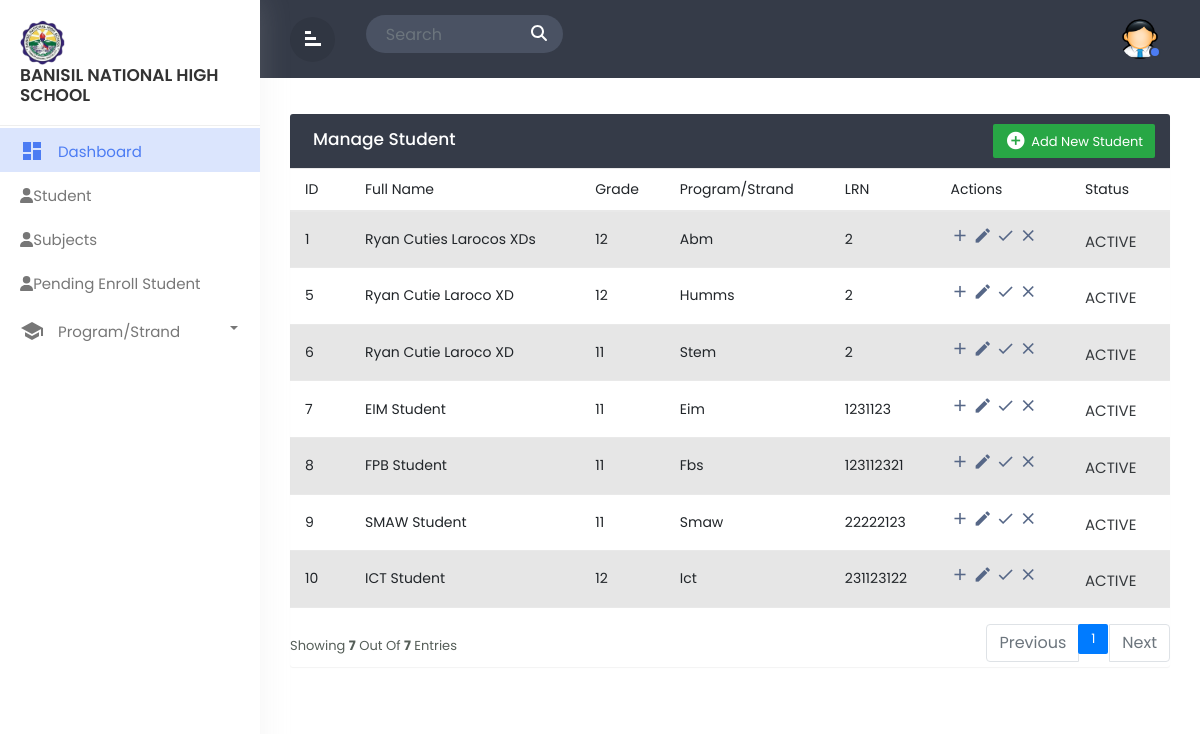
Screenshot of /admin_student.php with the database file from the repository.
### tables this page shows
CREATE TABLE `tbl_userinfo` (
  `user_id` int(11) NOT NULL,
  `firstname` varchar(244) NOT NULL,
  `middlename` varchar(244) NOT NULL,
  `lastname` varchar(244) NOT NULL,
  `suffix` varchar(244) NOT NULL,
  `gender` varchar(244) NOT NULL,
  `birthday` date NOT NULL,
  `age` int(11) NOT NULL
);

CREATE TABLE `tbl_enrollment` (
  `enrollment_id` int(11) NOT NULL,
  `userinfo_id` int(11) NOT NULL,
  `admit_type` varchar(244) NOT NULL,
  `grade` varchar(244) NOT NULL,
  `program` varchar(244) NOT NULL,
  `term` varchar(244) NOT NULL,
  `lrn` int(11) NOT NULL,
  `lsa` varchar(244) NOT NULL
);

### admin_student.php (the view, shortened to what this page needs)
<!doctype html>
<html lang="en">
  <head>
        <link href="https://cdn.jsdelivr.net/npm/bootstrap@5.2.3/dist/css/bootstrap.min.css" rel="stylesheet">
        <link rel="stylesheet" href="css/bootstrap.min.css">
        <link rel="stylesheet" href="css/custom.css">
  </head>
  <body>
<div class="wrapper">
         <nav id="sidebar">
            <div class="sidebar-header">
                <h3><img src="img/logo.png" class="img-fluid"/><br>Banisil National High School</br></h3>
            </div>
            <ul class="list-unstyled components">
			<li  class="active">
                    <a href="admin_dashboard.php" class="dashboard"><i class="material-icons">dashboard</i>
					<span>Dashboard</span></a>
                </li>
                <li class="">
                    <a href="admin_student.php"><i class="fas fa-user"></i><span>Student</span></a>
                </li>
                <li class="">
                    <a href="admin_subject.php"><i class="fas fa-user"></i><span>Subjects</span></a>
                </li>
                <li class="">
                    <a href="admin_pending.php"><i class="fas fa-user"></i><span>Pending Enroll Student</span></a>
                </li>
                <li class="dropdown">
                    <a href="#homeSubmenu1" data-toggle="collapse" aria-expanded="false" class="dropdown-toggle">
                        <i class="material-icons">school</i> Program/Strand
                    </a>
                </li>
                    </ul>
        </nav>
		<div id="content">
		   <div class="top-navbar">
		      <div class="xp-topbar">
                <div class="row">
                    <div class="col-2 col-md-1 col-lg-1 order-2 order-md-1 align-self-center">
                        <div class="xp-menubar">
                               <span class="material-icons text-white">signal_cellular_alt
							   </span>
                         </div>
                    </div>
                    <div class="col-md-5 col-lg-3 order-3 order-md-2">
                      <div class="xp-searchbar">
                        <form>
                          <div class="input-group">
                            <input type="search" class="form-control" placeholder="Search" id="searchInput">
                            <div class="input-group-append">
                              <button class="btn" type="submit" id="searchButton">
                                <i class="fas fa-search"></i>
                              </button>
                            </div>
                          </div>
                        </form>
                      </div>
                    </div>
                    <div class="col-10 col-md-6 col-lg-8 order-1 order-md-3">
                        <div class="xp-profilebar text-right">
                    <nav class="navbar p-0">
                              <ul class="nav navbar-nav flex-row ml-auto">
                                  <li class="nav-item dropdown">
                                      <a class="nav-link" href="#" data-toggle="dropdown">
                      <img src="img/admin.png" style="width:40px; border-radius:50%;"/>
                      <span class="xp-user-live"></span>
                      </a>
                          </li>
                      </ul>
                    </nav>
                        </div>
                    </div>
                </div>
            </div>
		   </div>
		   <div class="main-content">
			  <div class="row">
				<div class="col-md-12">
				<div class="table-wrapper">
    <div class="table-title">
      <div class="row">
        <div class="col-sm-6 p-0 d-flex justify-content-lg-start justify-content-center">
          <h2 class="ml-lg-2">Manage Student</h2>
        </div>
        <div class="col-sm-6 p-0 d-flex justify-content-lg-end justify-content-center">
          <a href="#addEmployeeModal" class="btn btn-success" data-toggle="modal">
		  <i class="material-icons">&#xE147;</i> <span>Add New Student</span></a>
        </div>
      </div>
    </div>
    <?php
      include 'dbcon.php';
      $limit = 10;
      $page = isset($_GET['page']) ? $_GET['page'] : 1;
      $sqlCount = "SELECT COUNT(*) AS total FROM tbl_userinfo
             JOIN tbl_user_level ON tbl_user_level.user_level_id = tbl_userinfo.user_id
             WHERE tbl_user_level.level = 'STUDENT'";
      $resultCount = mysqli_query($conn, $sqlCount);
      $rowCount = mysqli_fetch_assoc($resultCount)['total'];
      $totalPages = ceil($rowCount / $limit);
      $offset = ($page - 1) * $limit;
      $sql = "SELECT tbl_userinfo.user_id, tbl_userinfo.firstname, tbl_userinfo.middlename, tbl_userinfo.lastname, tbl_userinfo.suffix, tbl_enrollment.userinfo_id, tbl_enrollment.admit_type, tbl_enrollment.grade, tbl_enrollment.program, tbl_enrollment.term, tbl_enrollment.lrn, tbl_enrollment.lsa, tbl_user_status.status, tbl_user_level.level
              FROM tbl_userinfo
              JOIN tbl_enrollment ON tbl_userinfo.user_id = tbl_enrollment.userinfo_id
              JOIN tbl_user_status ON tbl_userinfo.user_id = tbl_user_status.userinfo_id
              JOIN tbl_user_level ON tbl_userinfo.user_id = tbl_user_level.userinfo_id
              WHERE tbl_user_level.level = 'STUDENT'
              LIMIT $limit OFFSET $offset";
      $result = mysqli_query($conn, $sql);
      ?>
      <table class="table table-striped table-hover" id="student_table">
        <thead>
          <tr>
            <th>ID</th>
            <th>Full Name</th>
            <th>Grade</th>
            <th>Program/Strand</th>
            <th>LRN</th>
            <th>Actions</th>
            <th>Status</th>
          </tr>
        </thead>
        <tbody>
          <?php foreach ($result as $row): ?>
          <tr>
            <td><?php echo $row['user_id'] ?></td>
            <td><?php echo $row['firstname'] . ' ' . $row['middlename'] . ' ' . $row['lastname'] . ' ' . $row['suffix']; ?></td>
            <td><?php echo $row['grade']; ?></td>
            <td><?php echo $row['program']; ?></td>
            <td><?php echo $row['lrn'] ?></td>
            <td>
            <a href="admin_student_add_account.php?user_id=<?php echo $row['user_id']?>&userinfo_id=<?php echo $row['userinfo_id']?>" class="edit">
                <i class="material-icons" data-toggle="tooltip" title="Add Student Account">add</i>
            </a>
            <a href="admin_student_edit.php?user_id=<?php echo $row['user_id']?>&userinfo_id=<?php echo $row['userinfo_id']?>" class="confirm">
                <i class="material-icons" data-toggle="tooltip" title="Edit">create</i>
            </a>
            <a href="admin_student_activate.php?user_id=<?php echo $row['user_id']?>" class="confirm">
                <i class="material-icons" data-toggle="tooltip" title="Confirm">&#xE5CA;</i>
            </a>
            <a href="admin_student_deactivate.php?user_id=<?php echo $row['user_id']?>" class="decline">
                <i class="material-icons" data-toggle="tooltip" title="Decline">&#xE5CD;</i>
            </a>
            </td>
            <td>
            <?php
            if($row['status'] == 1){
              echo '<span class="active">ACTIVE</span>';
            } else {
              echo '<span class="inactive">INACTIVE</span>';
            }
            ?>
            </td>
          </tr>
          <?php endforeach; ?>
        </tbody>
      </table>
<div class="clearfix">
<div class="hint-text">Showing <b><?php echo mysqli_num_rows($result) ?></b> out of <b><?php echo mysqli_num_rows($result) ?></b> entries</div>
  <ul class="pagination">
    <?php if ($page > 1): ?>
      <li class="page-item"><a href="?page=<?php echo ($page - 1) ?>" class="page-link">Previous</a></li>
    <?php else: ?>
      <li class="page-item disabled"><span class="page-link">Previous</span></li>
    <?php endif; ?>
    <?php for ($i = 1; $i <= $totalPages; $i++): ?>
      <li class="page-item <?php if ($i == $page) echo 'active' ?>">
        <a href="?page=<?php echo $i ?>" class="page-link"><?php echo $i ?></a>
      </li>
    <?php endfor; ?>
    <?php if ($page < $totalPages): ?>
      <li class="page-item"><a href="?page=<?php echo ($page + 1) ?>" class="page-link">Next</a></li>
    <?php else: ?>
      <li class="page-item disabled"><span class="page-link">Next</span></li>
    <?php endif; ?>
  </ul>
</div>
</div>
  </body>
  </html>

### css/custom.css (style rules this page uses)
body,html { line-height:1.8; font-family:'Poppins',sans-serif; color:#555e58; text-transform:capitalize; font-weight:400; margin:0px; padding:0px; }
.material-icons { font-family: 'Material Icons'; font-weight: normal; font-style: normal; font-size: 24px; display: inline-block; line-height: 1; text-transform: none; letter-spacing: normal; word-wrap: normal; white-space: nowrap; direction: ltr; -webkit-font-smoothing: antialiased; text-rendering: optimizeLegibility; -moz-osx-font-smoothing: grayscale; font-feature-settings: 'liga'; }
a { color:#333; font-weight:400; }
button { cursor:pointer; }
ul,ol { padding:0px; margin:0px; list-style:none; }
a,a:hover,a:focus { color:#333; text-decoration:none; transition:all 0.3s; }
.wrapper { position:relative; width:100%; overflow:auto; }
#sidebar { position:fixed; height:100%!important; top:0; left:0; bottom:0; z-index:11; width:260px; overflow:auto; transition:all 0.3s; background-color:#fff; box-shadow:0 0 30px 0 rgba(200 200 200 / 20%); }
@media only screen and (min-width:992px) { #content { width:calc(100% - 260px); position:relative; float:right; transition:all 0.3s; } }
#sidebar .sidebar-header { padding:20px; background-color:#fff; border-bottom:1px solid #eee; }
.sidebar-header h3 { color:#333; font-size:17px; margin:0px; text-transform:uppercase; transition:all 0.5s ease; font-weight:600; }
.sidebar-header h3 img { width:45px; margin-right:10px; }
#sidebar ul li { padding:2px 0px; }
#sidebar ul li.active> a { color:#4c7cf3; background-color:#DBE5FD; }
#sidebar ul li.active> a i { color:#4c7cf3; }
.dropdown-toggle::after { position:absolute; right:22px; top:18px; color:#777777; }
#sidebar ul li.dropdown { position:sticky; }
#sidebar ul li a { padding:5px 10px 5px 20px; line-height:30px; font-size:15px; position:relative; font-weight:400; display:block; color:#777777; text-transform:capitalize; }
#sidebar ul li a i { position:relative; margin-right:10px; top:6px; }
#content { position:relative; transition:all 0.5s; background-attachment:#f9fafc; }
.top-navbar { width:100%; z-index:9; position:relative; padding:15px 30px; background-color:#353b48; }
input[type="search"] { background-color:#4a5263; color:#fff; padding-left:20px; border:none; border-radius:50px 0px 0px 50px; }
.input-group-append { margin-left:-1px; }
.xp-searchbar .btn { background-color:#4a5263; color:#fff; font-weight:600; font-size:16px; border-radius:0 50px 50px 0; padding:4px 15px; }
.main-content { padding:30px 30px 0px 30px; }
.navbar { background-color:#353B48; color:#fff; }
.xp-menubar { border-radius:50%; width:45px; height:45px; line-height:45px; text-align:center; margin-right:20px; border:none; color:#fff; cursor:pointer; background-color:rgba(0,0,0,0.09); }
.xp-menubar span { margin:9px; padding:0px; transform:rotate(90deg); }
.navbar-nav > li > a { color:#fff; }
.navbar-nav li a { position:relative; display:block; padding:4px 10px!important; }
.xp-user-live { position:absolute; bottom:5px; right:9px; width:12px; height:12px; border-radius:50%; border:2px solid #353b48; background-color:#4c7cf3; }
.table-wrapper { background-color: #fff; margin:6px 0px 40px 0px; width: 100%; overflow: auto; border-radius: 3px; box-shadow: 0 1px 1px rgb(0 0 0 / 5%); }
.table-title { background:#353b48; color:#fff; position:sticky; top:0; width:100%; left:0; padding:10px 30px; border-radius:0px 0px 0 0; }
.table-title h2 { margin:5px 0 0; font-size:17px; }
.table-title .btn { color:#fff; float:right; font-size:13px; border:none; min-width:50px; border-radius:2px; border:none; outline:none!important; margin-left:10px; }
.table-title .btn i { float:left; font-size:21px; margin-right:5px; }
.table-title .btn span { float:left; margin-top:2px; }
table.table tr th, table.table tr td { border-color:#e9e9e9; padding:8px 15px; font-size:14px; font-weight: 400; vertical-align:middle; }
table.table tr th:first-child { width:60px; }
table.table tr th:last-child { width:100px; }
table.table td:last-child { opacity:0.9; font-size:22px; margin:0px 5px; }
table.table td a { font-weight:bold; color:#566787; display:inline-block; text-decoration:none; outline:none!important; }
.edit { color:#FFC107; }
table.table td i { font-size:19px; }
.pagination { float:right; margin:0 0 5px; }
.pagination li a { border:none; font-size:13px; min-width:30px; min-height:30px; color:#999; margin:0 2px; line-height:30px; border-radius:2px!important; text-align:center; padding:0 6px; }
.hint-text { float:left; margin-top:10px; font-size:13px; }

### rows the page displays
tbl_userinfo: user_id "1", firstname "Ryan", middlename "Cuties", lastname "Larocos", suffix "XDs", tbl_enrollment.grade "12", tbl_enrollment.program "Abm", tbl_enrollment.lrn "2"
tbl_userinfo: user_id "5", firstname "Ryan", middlename "Cutie", lastname "Laroco", suffix "XD", tbl_enrollment.grade "12", tbl_enrollment.program "Humms", tbl_enrollment.lrn "2"
tbl_userinfo: user_id "6", firstname "Ryan", middlename "Cutie", lastname "Laroco", suffix "XD", tbl_enrollment.grade "11", tbl_enrollment.program "Stem", tbl_enrollment.lrn "2"
tbl_userinfo: user_id "7", firstname "EIM", lastname "Student", tbl_enrollment.grade "11", tbl_enrollment.program "Eim", tbl_enrollment.lrn "1231123"
tbl_userinfo: user_id "8", firstname "FPB", lastname "Student", tbl_enrollment.grade "11", tbl_enrollment.program "Fbs", tbl_enrollment.lrn "123112321"
tbl_userinfo: user_id "9", firstname "SMAW", lastname "Student", tbl_enrollment.grade "11", tbl_enrollment.program "Smaw", tbl_enrollment.lrn "22222123"
tbl_userinfo: user_id "10", firstname "ICT", lastname "Student", tbl_enrollment.grade "12", tbl_enrollment.program "Ict", tbl_enrollment.lrn "231123122"

### other values shown
mysqli_num_rows($result) "7"
